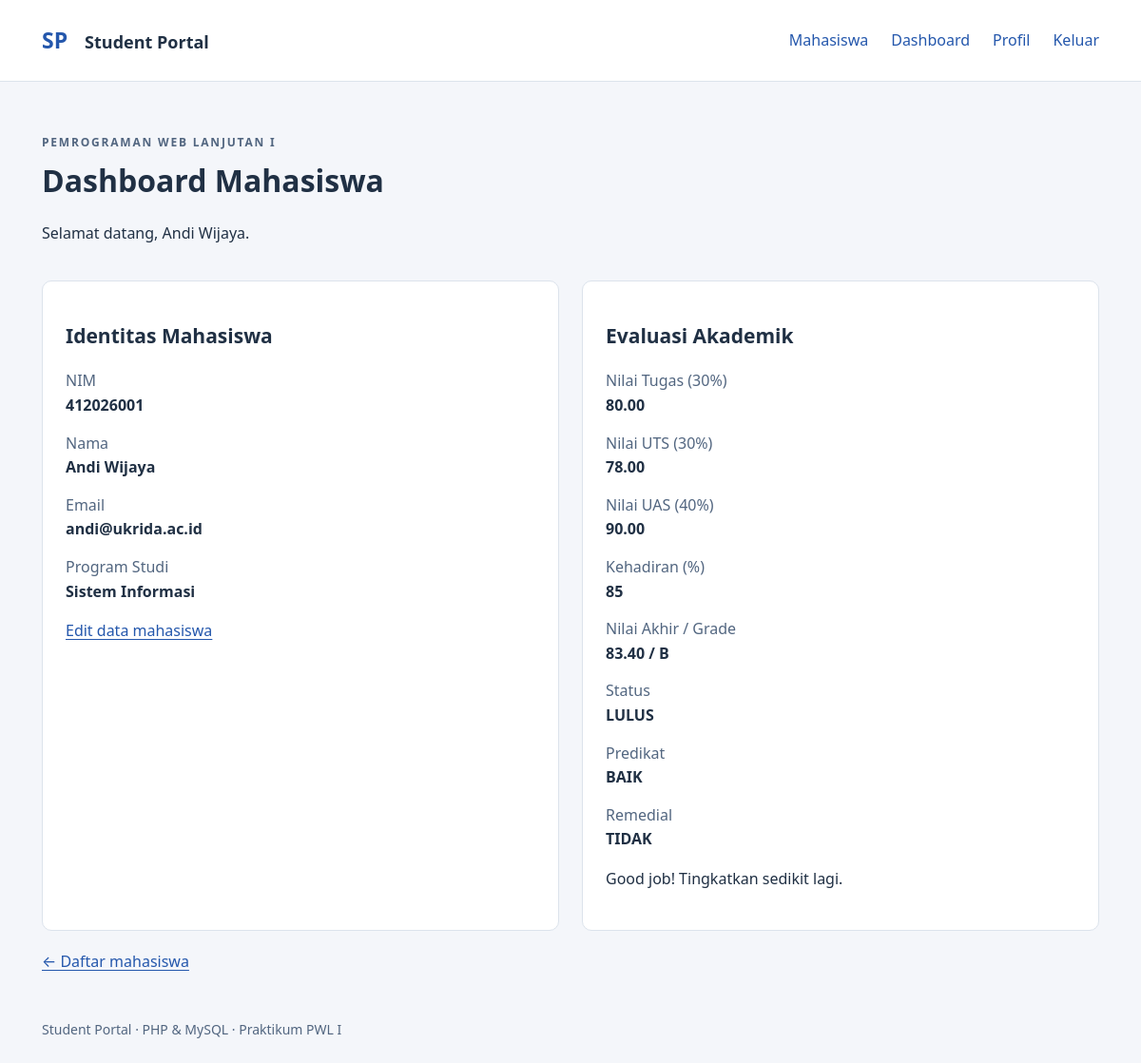
/dashboard.php (signed in), run on the app's committed database.
### tables this page shows
CREATE TABLE mahasiswa (
    id INT AUTO_INCREMENT PRIMARY KEY,
    nim VARCHAR(20) NOT NULL UNIQUE,
    nama VARCHAR(100) NOT NULL,
    email VARCHAR(100) NOT NULL UNIQUE,
    password VARCHAR(255) NOT NULL,
    id_prodi INT NOT NULL,
    nilai_tugas DECIMAL(5,2) NOT NULL DEFAULT 0 CHECK (nilai_tugas BETWEEN 0 AND 100),
    nilai_uts DECIMAL(5,2) NOT NULL DEFAULT 0 CHECK (nilai_uts BETWEEN 0 AND 100),
    nilai_uas DECIMAL(5,2) NOT NULL DEFAULT 0 CHECK (nilai_uas BETWEEN 0 AND 100),
    kehadiran INT NOT NULL DEFAULT 0 CHECK (kehadiran BETWEEN 0 AND 100),
    FOREIGN KEY (id_prodi) REFERENCES program_studi(id_prodi) ON DELETE RESTRICT
);

CREATE TABLE program_studi (
    id_prodi INT AUTO_INCREMENT PRIMARY KEY,
    nama_prodi VARCHAR(100) NOT NULL UNIQUE
);

### functions.php (called while the page is built, shortened)
<?php
function hitungNilaiAkhir(
    $tugas,
    $uts,
    $uas
) {
    return
        ($tugas * BOBOT_TUGAS) +
        ($uts * BOBOT_UTS) +
        ($uas * BOBOT_UAS);
}
function tentukanGrade($nilai) {
    if ($nilai >= 85) {
        return "A";
    } elseif ($nilai >= 70) {
        return "B";
    } elseif ($nilai >= 60) {
        return "C";
    } elseif ($nilai >= 50) {
        return "D";
    }
    return "E";
}
function tentukanStatusKelulusan(
    $nilai,
    $kehadiran
) {
    if (
        $nilai >= 60 &&
        $kehadiran >= 75
    ) {
        return "LULUS";
    }
    return "TIDAK LULUS";
}
function tentukanPredikat(
    $nilai,
    $kehadiran
) {
    if (
        $nilai >= 85 &&
        $kehadiran >= 90
    ) {
        return "SANGAT BAIK";
    } elseif (
        $nilai >= 70 &&
        $kehadiran >= 75
    ) {
        return "BAIK";
    } elseif (
        $nilai >= 60 &&
        $kehadiran >= 75
    ) {
        return "CUKUP";
    }
    return "PERLU PERBAIKAN";
}
function buatPesan($grade) {
    switch ($grade) {
        case "B":
            return
                "Good job! Tingkatkan sedikit lagi.";
    }
}
function perluRemedial($nilai) {
    return $nilai < 60;
}
function queryMahasiswa($conn, $condition = '', $value = null) {
    $sql = 'SELECT m.*, p.nama_prodi FROM mahasiswa m JOIN program_studi p ON m.id_prodi = p.id_prodi';
    if ($condition !== '') {
        $stmt = $conn->prepare($sql . ' WHERE ' . $condition);
        $stmt->bind_param('s', $value);
        $stmt->execute();
        return $stmt->get_result();
    }
    return $conn->query($sql . ' ORDER BY m.nama ASC');
}
function cariUserByNim($conn, $nim) {
    return queryMahasiswa($conn, 'm.nim = ?', $nim)->fetch_assoc();
}
function e($value) {
    return htmlspecialchars((string) $value, ENT_QUOTES | ENT_SUBSTITUTE, 'UTF-8');
}

### includes/student-detail.php (the view)
<?php
$nilaiAkhir = hitungNilaiAkhir($user['nilai_tugas'], $user['nilai_uts'], $user['nilai_uas']);
$grade = tentukanGrade($nilaiAkhir);
?>
<div class="grid"><section class="panel"><h2>Identitas Mahasiswa</h2><dl>
<?php foreach (['nim'=>'NIM','nama'=>'Nama','email'=>'Email','nama_prodi'=>'Program Studi'] as $field=>$label): ?><dt><?= $label ?></dt><dd><?= e($user[$field]) ?></dd><?php endforeach; ?>
</dl><a href="edit.php?id=<?= (int) $user['id'] ?>">Edit data mahasiswa</a></section>
<section class="panel"><h2>Evaluasi Akademik</h2><dl>
<?php foreach (['nilai_tugas'=>'Nilai Tugas (30%)','nilai_uts'=>'Nilai UTS (30%)','nilai_uas'=>'Nilai UAS (40%)','kehadiran'=>'Kehadiran (%)'] as $field=>$label): ?><dt><?= $label ?></dt><dd><?= e($user[$field]) ?></dd><?php endforeach; ?>
<dt>Nilai Akhir / Grade</dt><dd><?= number_format($nilaiAkhir, 2) ?> / <?= $grade ?></dd>
<dt>Status</dt><dd><?= tentukanStatusKelulusan($nilaiAkhir, $user['kehadiran']) ?></dd>
<dt>Predikat</dt><dd><?= tentukanPredikat($nilaiAkhir, $user['kehadiran']) ?></dd>
<dt>Remedial</dt><dd><?= perluRemedial($nilaiAkhir) ? 'YA' : 'TIDAK' ?></dd></dl><p><?= e(buatPesan($grade)) ?></p></section></div>
<a href="index.php">← Daftar mahasiswa</a>

### dashboard.php (shortened to what this page needs)
<?php
require_once __DIR__ . '/includes/bootstrap.php';
$user = cariUserByNim($conn, $_SESSION['nim']);
require __DIR__ . '/includes/header.php';
?>
<p>Selamat datang, <?= e($user['nama']) ?>.</p>
<?php
require __DIR__ . '/includes/student-detail.php';
require __DIR__ . '/includes/footer.php';

### assets/style.css (style rules this page uses)
:root { font-family:system-ui,-apple-system,sans-serif;color:#203044;background:#f4f6fa;line-height:1.6;font-size:16px }
* { box-sizing:border-box }
body { margin:0 }
a { color:#2457ac;text-underline-offset:3px }
h2 { font-size:21px }
.panel { background:white;border:1px solid #dce3ec;border-radius:10px;padding:24px;margin:20px 0 }
.grid { display:grid;grid-template-columns:repeat(2,minmax(0,1fr));gap:0 24px }
dt { color:#526680 }
dd { font-weight:600;margin:0 0 14px }

### data on the page
mahasiswa: nama "Andi Wijaya", nim "412026001", email "andi@ukrida.ac.id", id_prodi.nama_prodi "Sistem Informasi", nilai_tugas "80.00", nilai_uts "78.00", nilai_uas "90.00", kehadiran "85", nilaiAkhir "83.40", grade "B", tentukanStatusKelulusan($nilaiAkhir, $user['kehadiran']) "LULUS", tentukanPredikat($nilaiAkhir, $user['kehadiran']) "BAIK", buatPesan($grade) "Good job! Tingkatkan sedikit lagi."

### other printed values
$title "Dashboard Mahasiswa"
$label "NIM"
$label "Nama"
$label "Email"
$label "Program Studi"
$label "Nilai Tugas (30%)"
$label "Nilai UTS (30%)"
$label "Nilai UAS (40%)"
$label "Kehadiran (%)"
